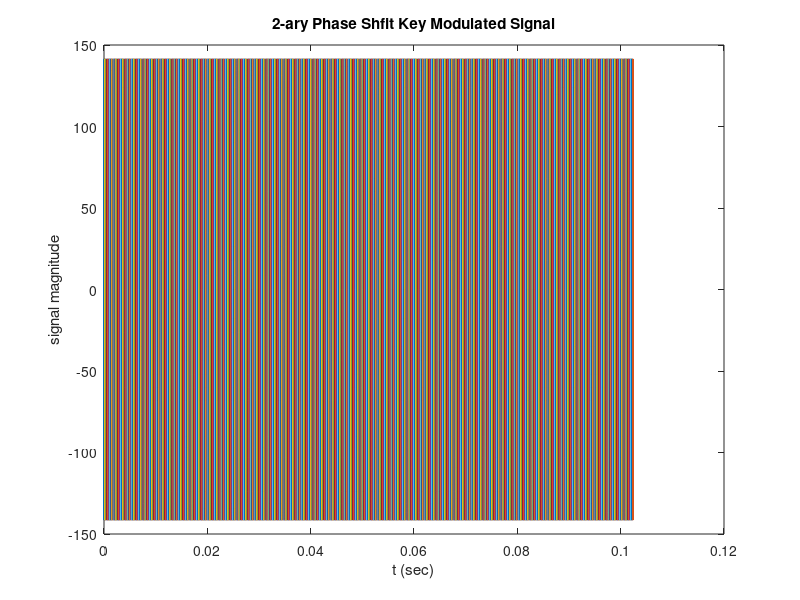
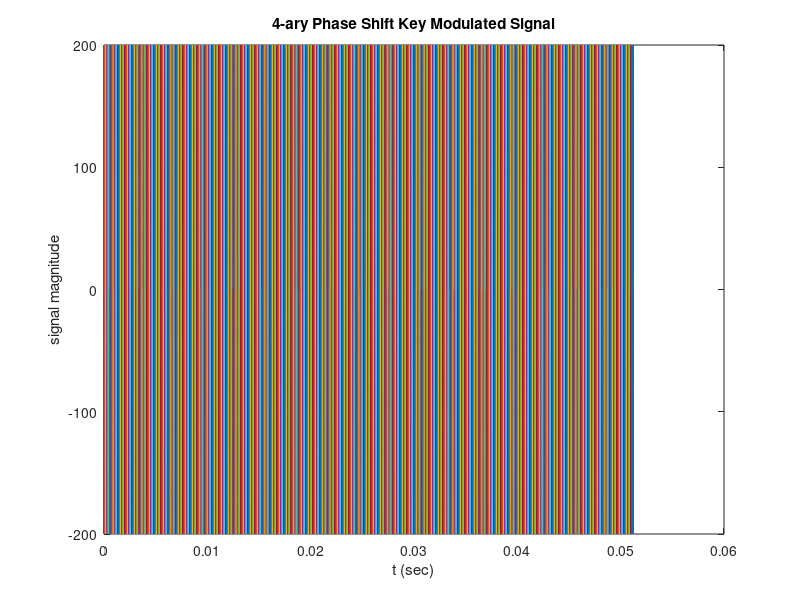

Recreate these plots in MATLAB, in order. (Note: this script raises an error after producing the figures.)
clear; close all; clc

%% Constants and functions
f_c = 100E3;
T = 0.1E-3;
t = 0:1E-7:T;
f = @(t) exp(-1*t.^2);

% Error
E_b = 1;
E_s = @(M) E_b*log2(M);
erfc = @(x) 2/sqrt(pi) * integral(f,x,Inf);
Q = @(x) 1/2*erfc(x/sqrt(2));

% E_b/N_0 between 0 and 10 dB
E_b_N_0_dB = 0:10;
%E_b_N_0 = db2mag(E_b_N_0_dB);
E_b_N_0 = 10.^(E_b_N_0_dB/10);

%% Generate frame of 1024 rand bits
n = 1024;
frame = randi([0 1],1,n);
bit_num = n;

%% 2PSK: Modulate one bit at a time
M = 2;

% Generate each phase shift signal as function handle
s = cell(M,1);
for i = 1:M
    phi = 2*pi*i/M;
    s{i} = @(t) sqrt(2*E_s(M)/T).*cos(2*pi*f_c.*t - phi);
end

% Plot random signal
figure();

for bit = 1:bit_num
    i = frame(bit);

    % Offset time scale by T
    t_offset = t + T*(bit-1);

    % Get signal shift for bit modulation
    signal_func = s{i+1};

    plot(t_offset, signal_func(t_offset));
    hold on;
end
title('2-ary Phase Shfit Key Modulated Signal')
xlabel('t (sec)')
ylabel('signal magnitude')


%% 4PSK: Modulate tow bits at a time
M = 4;
s = cell(M,1);
for i = 1:M
    phi = 2*pi*i/M;
    s{i} = @(t) sqrt(2*E_s(M)/T).*cos(2*pi*f_c.*t-phi);
end

% Plot random signal
figure();
i = 0;
for bit = 1:2:bit_num
    i1 = frame(bit);
    i2 = frame(bit+1);

    t_offset = t + T*i;
    i = i + 1;

    signal_func = s{bi2de([i2 i1]) + 1};

    plot(t_offset, signal_func(t_offset));
    hold on;
end

title(sprintf('%d-ary Phase Shift Key Modulated Signal', M))
xlabel('t (sec)')
ylabel('signal magnitude')

%% 8PSK: Modulate three bits at a time
M = 8;
s = cell(M,1);
for i = 1:M
    phi = 2*pi*i/M;
    s{i} = @(t) sqrt(2*E_s(M)/T).*cos(2*pi*f_c.*t - phi);
end

% Plot random signal
figure();

i = 0;
for bit = 1:3:bit_num - 1
    i1 = frame(bit);
    i2 = frame(bit+1);
    i3 = frame(bit+2);
    t_offset = t + T*i;
    i = i + 1;

    signal_func = s{bit2int([i1 i2 i3]', 3)+1};

    plot(t_offset, signal_func(t_offset));
    hold on;
end

title(sprintf('%d-ary Phase Shift Key Modulated Signal', M));
xlabel('t (sec)')
ylabel('signal magnitude');


%% Errors
% 2 - PSK
P_b2 = zeros(1, length(E_b_N_0));
for dB = 1:11
    x = sqrt(2*E_b_N_0(dB));
    P_b2(dB) = Q(sqrt(2*E_b_N_0(dB)));
end

P_s2 = P_b2;

figure(4);
hold off;
plot(E_b_N_0_dB, P_s2);
hold on;
plot(E_b_N_0_dB, P_b2);
set(gca, 'YScale', 'log')
xlabel('E_{b}/N_{0} (dB)')
ylabel('Error probability')
title('Probabilty of error for 2-PSK')
legend('Symbol error', 'Bit error')

% 4-PSK
P_b4 = P_b2;
P_s4 = zeros(1, length(E_b_N_0));
for dB = 1:11
    P_s4(dB) = erfc(sqrt(E_b_N_0(dB)));
    
end

figure(5);
plot(E_b_N_0_dB, P_s4);
hold on;
plot(E_b_N_0_dB, P_b4);
set(gca, 'YScale', 'log')
xlabel('E_{b}/N_{0} (dB)')
ylabel('Error probability')
title('Probabilty of error for 4-PSK')
legend('Symbol error', 'Bit error')

%% 8-PSK error

P_s8 = zeros(1, length(E_b_N_0));
P_b8 = zeros(1, length(E_b_N_0)); 

for dB = 1:11
    P_s8(dB) = 2 * Q(sqrt(2*E_b_N_0(dB)*log2(8))*sin(pi/8));
    P_b8(dB) = P_s8(dB)/log2(8);
end

figure(6);
plot(E_b_N_0_dB, P_s8);
hold on;
plot(E_b_N_0_dB, P_b8);
set(gca, 'YScale', 'log')
xlabel('E_{b}/N_{0} (dB)')
ylabel('Error probability')
title('Probabilty of error for 8-PSK')
legend('Symbol error', 'Bit error')

%% All error plots
figure(7);

plot(E_b_N_0_dB, P_s2);
hold on;
plot(E_b_N_0_dB, P_b2);
hold on;
plot(E_b_N_0_dB, P_s4);
hold on;
plot(E_b_N_0_dB, P_b4);
hold on;
plot(E_b_N_0_dB, P_s8);
hold on;
plot(E_b_N_0_dB, P_b8);

set(gca, 'YScale', 'log')
xlabel('E_{b}/N_{0} (dB)')
ylabel('Error probability')
title('Probabilty of error for M-PSK')
legend('2-PSK P_{s}', '2-PSK P_{b}','4-PSK P_{s}', '4-PSK P_{b}','8-PSK P_{s}', '8-PSK P_{b}')


